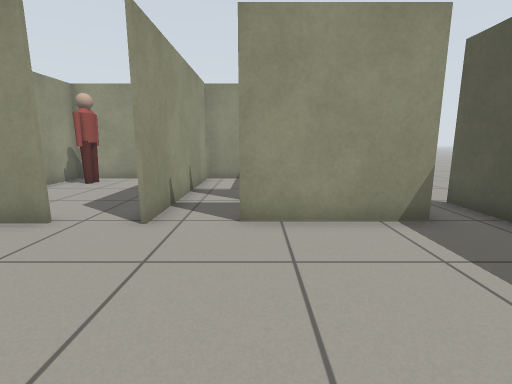
View 1 (above)

12 first-person views from a walk through a robot-simulator world made for Gazebo. The camera is 0.78 m above the floor, tilts 10° down and sees 85° across. The floor is counted in squares, 0.5 m on a side. Each view is taken from the middle of a square. On the plan, view 1 faces up. The plan holds only what a view shows up to about 14 squares ahead; the rest is blank. Some stock models are drawn as simple stand-ins.

View 2
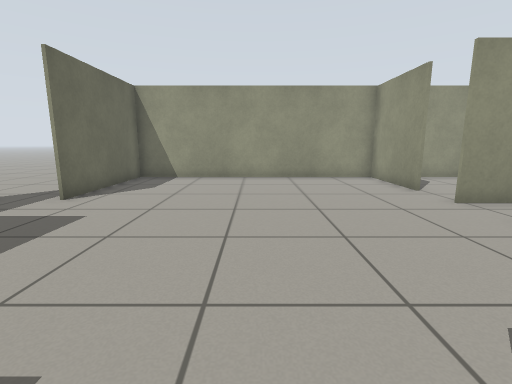

View 3
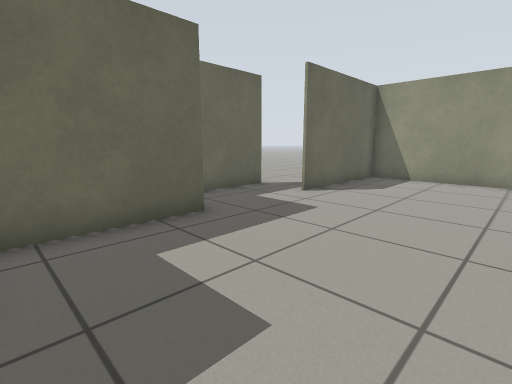

View 4
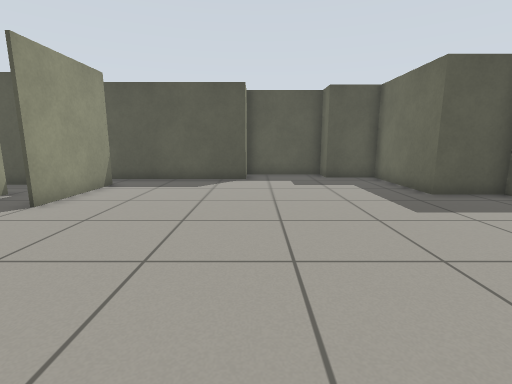

View 5
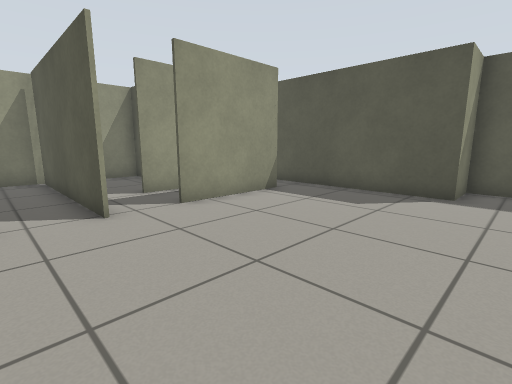

View 6
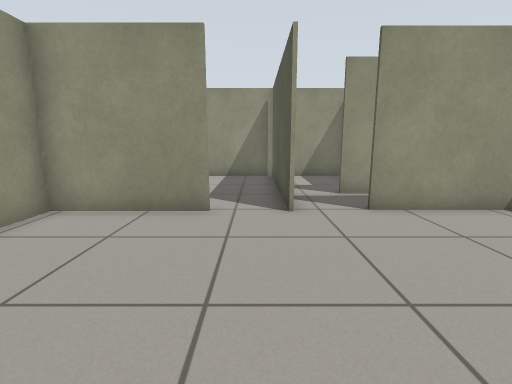

View 7
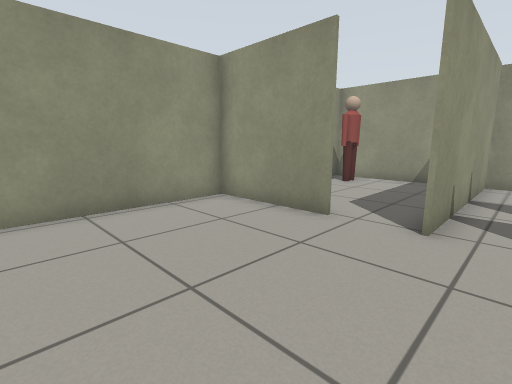

View 8
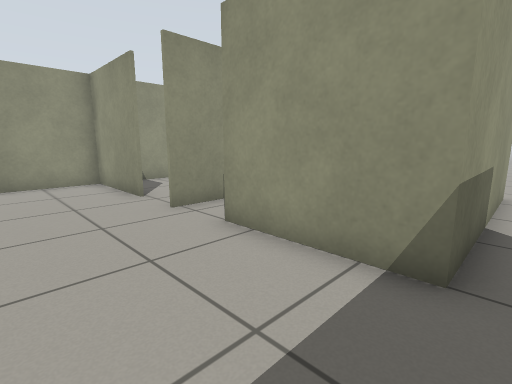

View 9
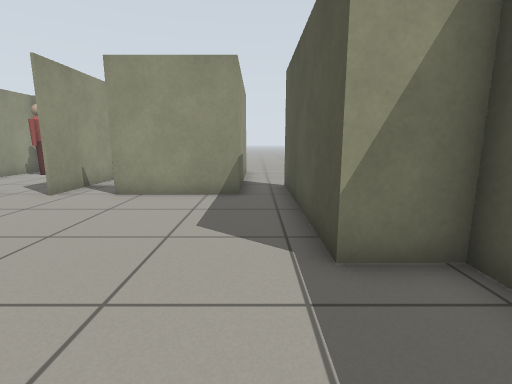

View 10
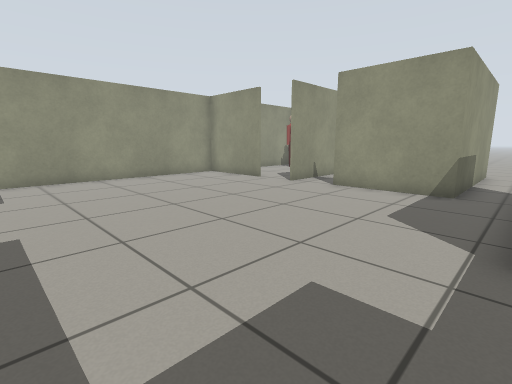

View 11
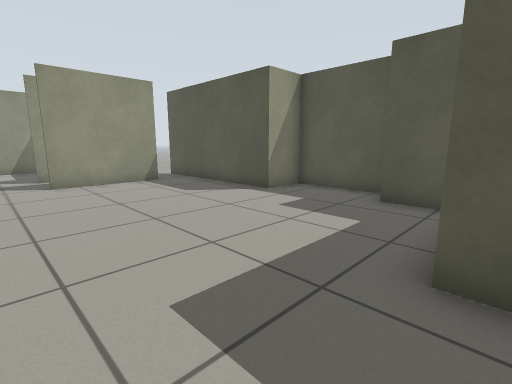

View 12
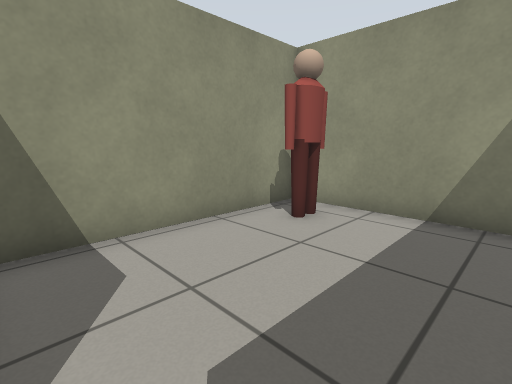

### Floor plan
Ten units are one square. View 1 is at (0, 0); x grows to the right and y downward. Boxes are objects, and circles mark ways between rooms. Rooms are numbered by the first view taken in them; rooms with no view inside come last. Other rooms are left out.
<svg viewBox="-84 -128 157 209">
<path fill="none" stroke="#000" d="M13 54 56 54 56 32 68 32 68 -4 51 -4 51 -56M-40 -54 -79 -54M35 -54 -4 -54M-78 -51 -78 54 -25 54M-29 76 13 76 13 54M-22 -51 -22 -121M-19 -123 -78 -123 -78 -51M-21 -121 -21 -53M13 -123 -19 -123"/>
<rect x="-75" y="-115" width="20" height="10" fill="#bbb"><title>person</title></rect>
<circle cx="-10" cy="50" r="3" fill="#2a7"/>
<circle cx="-35" cy="-55" r="3" fill="#2a7"/>
<circle cx="-10" cy="-60" r="3" fill="#2a7"/>
<text x="-10" y="0">1</text>
<text x="-50" y="70">2</text>
<text x="-50" y="-80">3</text>
<text x="-10" y="-90">4</text>
</svg>
Room 1 opens to room 2. Room 1 opens to room 3. Room 1 opens to room 4.

Where each view was taken, in squares from view 1:
view 1: 0 up, 0 right, facing up
view 2: 0 up, 5 right, facing left
view 3: 0 up, 5 right, facing down-left
view 4: 0 up, 7 left, facing right
view 5: 1 down, 4 left, facing up-right
view 6: 1 down, 3 left, facing up
view 7: 0 up, 1 left, facing up-left
view 8: 2 up, 4 right, facing up-left
view 9: 3 down, 4 right, facing up
view 10: 4 down, 5 right, facing up-left
view 11: 6 down, 2 left, facing up-right
view 12: 6 up, 3 left, facing up-left
